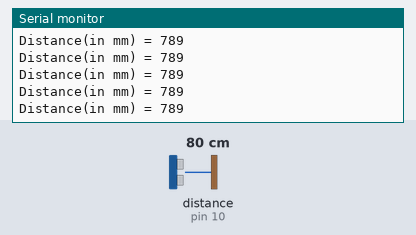
The sketch below on a simulated Arduino Uno, built with avr-gcc and run on an emulated ATmega328P. Parts: the last lines printed to the serial monitor. Wiring (inferred from the names in the program): ultrasonic range finder: trigger pin 11; echo pin 10. The test bench sets the inputs (shaded band); at power-on: distance to the obstacle (sensor on pin 10) 80 cm. The echo pulse lasts 58.3 µs per cm.

Above: at 1.2 s.
1.3 s: distance to the obstacle (sensor on pin 10) set to 2 cm
At 1.9 s:
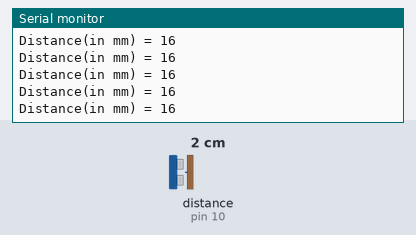
4.3 s: distance to the obstacle (sensor on pin 10) set to 18 cm
At 4.9 s:
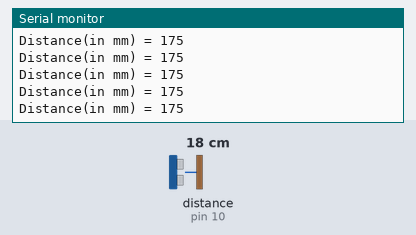
7.3 s: distance to the obstacle (sensor on pin 10) set to 4 cm
At 8.4 s:
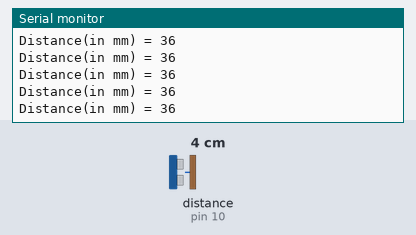
10.3 s: distance to the obstacle (sensor on pin 10) set to 35 cm
At 10.8 s:
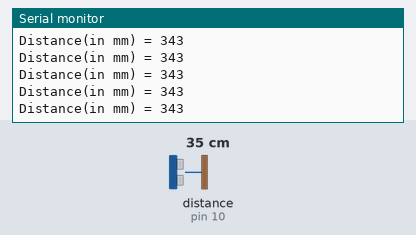
13.3 s: distance to the obstacle (sensor on pin 10) set to 9 cm
At 14.4 s:
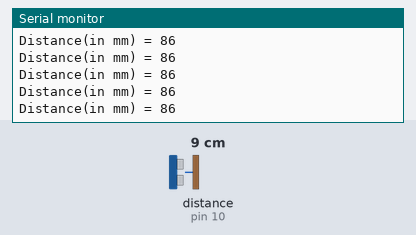
25.3 s: distance to the obstacle (sensor on pin 10) set to 120 cm
At 26.2 s:
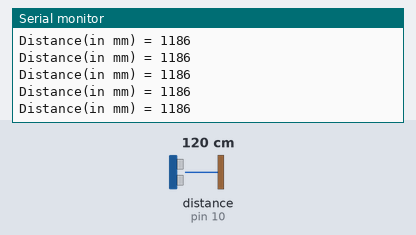
Timing chart, 0 to 28.3 s (numbered marks = the images above; inputs shaded):
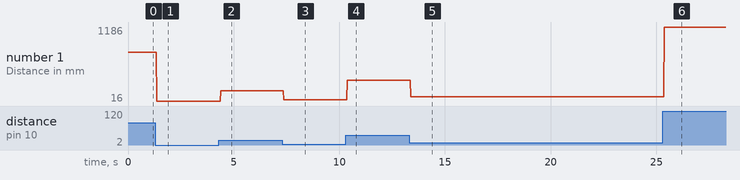

The sketch:

ultrasonicSensor.ino
```cpp
#define trig 11
#define echo 10
long duration,distance;
void setup() {
  pinMode(trig, OUTPUT);
  pinMode(echo, INPUT);
  Serial.begin(9600);
}

void loop() {
  digitalWrite(trig, LOW);
  delayMicroseconds(2);
  digitalWrite(trig, HIGH);
  delayMicroseconds(10);
  digitalWrite(trig, LOW);
  duration = pulseIn(echo, HIGH);
  distance = (duration*0.34)/2; // speed of sound is around 340m/s or 0.34mm/microsecond
  Serial.print("Distance(in mm) = ");
  Serial.println(distance);
}
```

Measured:
- after the input at 1.3 s, the serial monitor: prints a new line after 0.07 s (image 1)
- after the input at 4.3 s, the serial monitor: prints a new line after 0.09 s (image 2)
- after the input at 7.3 s, the serial monitor: prints a new line after 0.08 s (image 3)
- after the input at 10.3 s, the serial monitor: prints a new line after 0.08 s (image 4)
- after the input at 13.3 s, the serial monitor: prints a new line after 0.09 s (image 5)
- after the input at 25.3 s, the serial monitor: prints a new line after 0.08 s (image 6)
- plotted number 1: 789 → 16 after the input at 1.3 s, 16 → 175 after the input at 4.3 s, 175 → 36 after the input at 7.3 s, 36 → 343 after the input at 10.3 s, 343 → 86 after the input at 13.3 s
